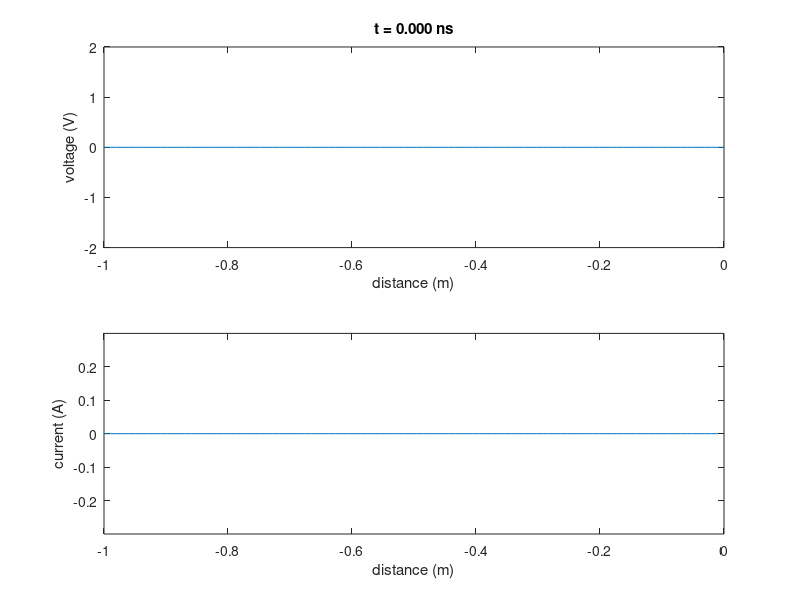

The MATLAB source for this figure: (Note: this script raises an error after producing the figure.)
% Uncollocated_FDTD.m
%
% Author : Derek Swanson
% Date   : 5 July 2011
%
% This program uses the Uncollocated FDTD technique to solve for the
% voltage and current along a 1-D transmission line

clear;

ustep=@(t) 0.5*(sign(t)+1);
pulse=@(t) ustep(t+.5) - ustep(t-.5);

% Transmission Line Parameters
R = 0;
G = 0;
C = 250e-9;
L = 1e-9;

% Simulation Parameters
M = 100;  % Number of Nodes
N = 1000; % Number of Time Steps
Len = 1;
A = 1;

% Boundary Conditions
RS = 0;
RL = 1e9;

% Wave Propegation Speed
up = sqrt(1/L/C);

% Distance between adjacent nodes
dz = Len/(M-1);

% "Magic" time step (Courant-Fredrichs-Lewy stability requirement)
dt = dz/up;

% z vector for plotting
z = -Len:dz:0;
t = 0:dt:(N-1)*dt;

% Sinusoidal Source
f = 400e6;
periods = 2;
vg = A*sin(f*2*pi*t).*(1-ustep(t - 1/f*periods));

% % Pulse Source
% vg = 1-ustep(t - 2.5e-9);

% % DC Source
% vg = ones(length(t));
% vg = vg*A;

% % Sawtooth Source
% f = 400e6;
% periods = 2;
% vg = (A+A*sawtooth(f*2*pi*t)).*(1-ustep(t-1/f*periods));

% % Triangle Wave Source
% f = 400e6;
% periods = 2;
% vg = (A+A*sawtooth(f*2*pi*t,.5)).*(1-ustep(t-1/f*periods));

% % Square Wave Source
% f = 400e6;
% periods = 2;
% vg = (A*square(f*2*pi*t)).*(1-ustep(t-1/f*periods));


% Initial Conditions
v = zeros(1,M);
i = zeros(1,M-1);
vn = zeros(1,M);
in = zeros(1,M-1);

for n = 1:N

    % generate plots
    subplot(2,1,1);
    plot(z,v)%,z,vv);
    axis([-Len,0,-2,2]);
    xlabel('distance (m)');
    ylabel('voltage (V)');
    title(sprintf('t = %.3f ns',(n-1)*dt*1e9));
    subplot(2,1,2);
    plot(z(1:M-1)+dt/2,i)%,z,ii);
    axis([-Len,0,-.3,.3]);
    xlabel('distance (m)');
    ylabel('current (A)');
    shg;

    % Update Currents
    for m = 1:M-1
        in(m) = dt/L*((v(m) - v(m+1))/dz - i(m)*R) + i(m);
    end
    
    % Boundary Condition at the Source
    
    %vn(1) = (v(1)*(-G*RS + C/dt*RS - 1/2/dz) + in(1)*RS/dz + vg(n)/dz)/(1/2/dz + C*RS/dt);
    vn(1) =(v(1)*(G*RS - C*RS/dt + 1/2/dz) - vg(n)/dz + in(1)*RS/dz)/(-1/2/dz - C/dt*RS);q 
    
    % Update Voltages
    for m = 1:M-2
        vn(m+1) = dt/C*((in(m) - in(m+1))/dz - v(m+1)*G) + v(m+1);
    end
    
    % Boundary Condition at the termination
    vn(M) = v(M)*(-G*RL + C*RL/dt - 1/2/dz)/(1/2/dz + C*RL/dt);
    
    % Update arrays
    v = vn;
    i = in;
    
    pause
    
end


